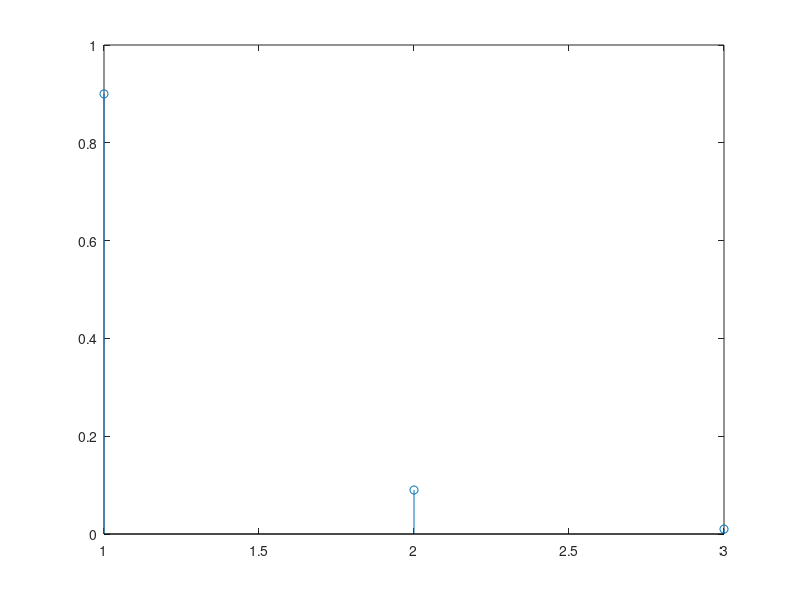

Write MATLAB code to recreate this figure.
#
# O espaço de amostragem é S = { 5, 50, 100 }, representando retirar uma nota 
# de 5, 50, ou 100 da caixa
# 
# P(X=5) = 90/100 = 0.9
# P(X=50) = 9/100 = 0.09
# P(X=100) = 1/100 = 0.01
#

prob = [0.9 0.09 0.01];
stem(prob); #funçao massa de probabilidade de X